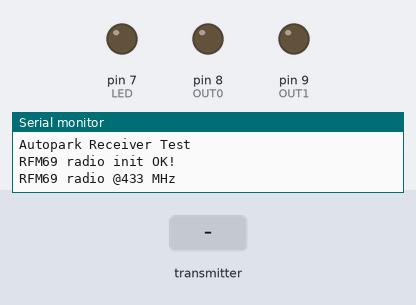
Bench run of a sketch on a simulated Arduino Uno, built with avr-gcc and run on an emulated ATmega328P. Parts: output pins drawn as LEDs (lit = HIGH), the last lines printed to the serial monitor. Dashed ring = blinking. The inputs (shaded band) are chosen by the test bench. No radio packets arrive unless stated; pins used as bus, display or sensor lines are not drawn.

Above: at 1.2 s.
1.3 s: the transmitter starts sending buf.0 = 0
At 1.47 s:
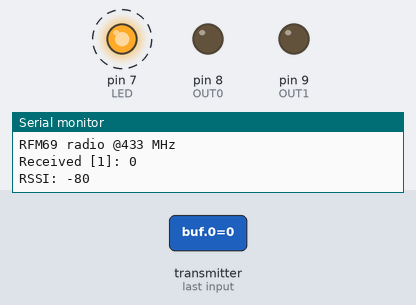
Timing chart, 0 to 10.3 s (numbered marks = the images above; inputs shaded):
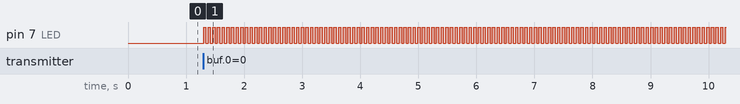

The sketch:

receiver.ino
```cpp
// (licence header left out)
#include <SPI.h>
#include <RH_RF69.h>


// ------------------------------------------------------------------------
// Global Variables
// ------------------------------------------------------------------------

// Declare frequency; should match that of transceiver
#define RF69_FREQ 433.0

#define RFM69_CS      4
#define RFM69_INT     3
#define RFM69_RST     6
#define LED           7 // need to work on LED when I have the time
#define OUT0          8 // output to BeagleBone
#define OUT1          9 // output to BeagleBone

// Singleton instance of the radio driver
RH_RF69 rf69(RFM69_CS, RFM69_INT);

int16_t packetnum = 0;  // packet counter
int state = 0;
int output = 0;


// ------------------------------------------------------------------------
// Setup
// ------------------------------------------------------------------------

void setup()
{
  Serial.begin(9600);
  //while (!Serial) { delay(1); } // wait until serial console is open, remove if not tethered to computer

  // Setting up I/O
  pinMode(LED, OUTPUT);
  pinMode(OUT0, OUTPUT);
  pinMode(OUT1, OUTPUT);
  pinMode(RFM69_RST, OUTPUT);
  digitalWrite(RFM69_RST, LOW);
  digitalWrite(OUT0, LOW);
  digitalWrite(OUT1, LOW);
  digitalWrite(LED, LOW);

  // Test
  Serial.println("Autopark Receiver Test");
  Serial.println();

  // radio reset
  radio_reset();

  // Defaults after init are 434.0MHz, modulation GFSK_Rb250Fd250, +13dbM (for low power module)
  // No encryption
  if (!rf69.setFrequency(RF69_FREQ)) {
    Serial.println("setFrequency failed");
  }

  rf69.setTxPower(20, true);  // range from 14-20 for power, 2nd arg must be true for 69HCW

  // The encryption key has to be the same as the one in the server
  uint8_t key[] = { 0x01, 0x02, 0x03, 0x04, 0x05, 0x06, 0x07, 0x08,
                    0x01, 0x02, 0x03, 0x04, 0x05, 0x06, 0x07, 0x08};
  rf69.setEncryptionKey(key);

  Serial.print("RFM69 radio @");  Serial.print((int)RF69_FREQ);  Serial.println(" MHz");
}


// ------------------------------------------------------------------------
// Main Loop
// ------------------------------------------------------------------------

void loop() {
 if (rf69.available()) {
    // Receiving message
    uint8_t buf[1];
    uint8_t len = sizeof(buf);
    if (rf69.recv(buf, &len)) {
      if (!len) return;
      buf[len] = 0;

      // Printing message
      Serial.print("Received [");
      Serial.print(len);
      Serial.print("]: ");
      state = (int) buf[0];
      Serial.println(state);
      Serial.print("RSSI: ");
      Serial.println(rf69.lastRssi(), DEC);
      Blink(LED, 40, 3);

      // State Change
      state_change(state);

      // Sending Reply (can change later)
      if (strstr((char *)buf, "Hello World")) {
        // Send a reply!
        uint8_t data[] = "And hello back to you";
        rf69.send(data, sizeof(data));
        rf69.waitPacketSent();
        Serial.println("Sent a reply");
        Blink(LED, 40, 3); //blink LED 3 times, 40ms between blinks
      }
    } else {
      Serial.println("Receive failed");
    }
  }
}


// ------------------------------------------------------------------------
// Manual Reset
// ------------------------------------------------------------------------

void radio_reset() {
  digitalWrite(RFM69_RST, HIGH);
  delay(10);
  digitalWrite(RFM69_RST, LOW);
  delay(10);

  if (!rf69.init()) {
    Serial.println("RFM69 radio init failed");
    while (1);
  }
  Serial.println("RFM69 radio init OK!");
}


// ------------------------------------------------------------------------
// State Change
// ------------------------------------------------------------------------

void state_change(int s) { // state
  switch (s) {
    // IDLE STATE
    case 0:
      output = 0;
      // 00
      digitalWrite(OUT1, LOW);
      digitalWrite(OUT0, LOW);
      break;
    // PARKING STATE
    case 205:
      output = 1;
      // 01
      digitalWrite(OUT1, LOW);
      digitalWrite(OUT0, HIGH);
      break;
    // PICKUP STATE
    case 247:
      output = 2;
      // 10
      digitalWrite(OUT1, HIGH);
      digitalWrite(OUT0, LOW);
      break;
    // EMERGENCY STOP STATE
    case 252:
      output = 3;
      // 11
      digitalWrite(OUT1, HIGH);
      digitalWrite(OUT0, HIGH);
      break;
  }

}


// ------------------------------------------------------------------------
// Indicatior LED
// ------------------------------------------------------------------------

void Blink(byte PIN, byte DELAY_MS, byte loops) {
  for (byte i=0; i<loops; i++)  {
    digitalWrite(PIN,HIGH);
    delay(DELAY_MS);
    digitalWrite(PIN,LOW);
    delay(DELAY_MS);
  }
}
```

Measured:
- after the input at 1.3 s, pin 7 (LED): alternates HIGH for 0.04 s and LOW for 0.04 s, starting at once
